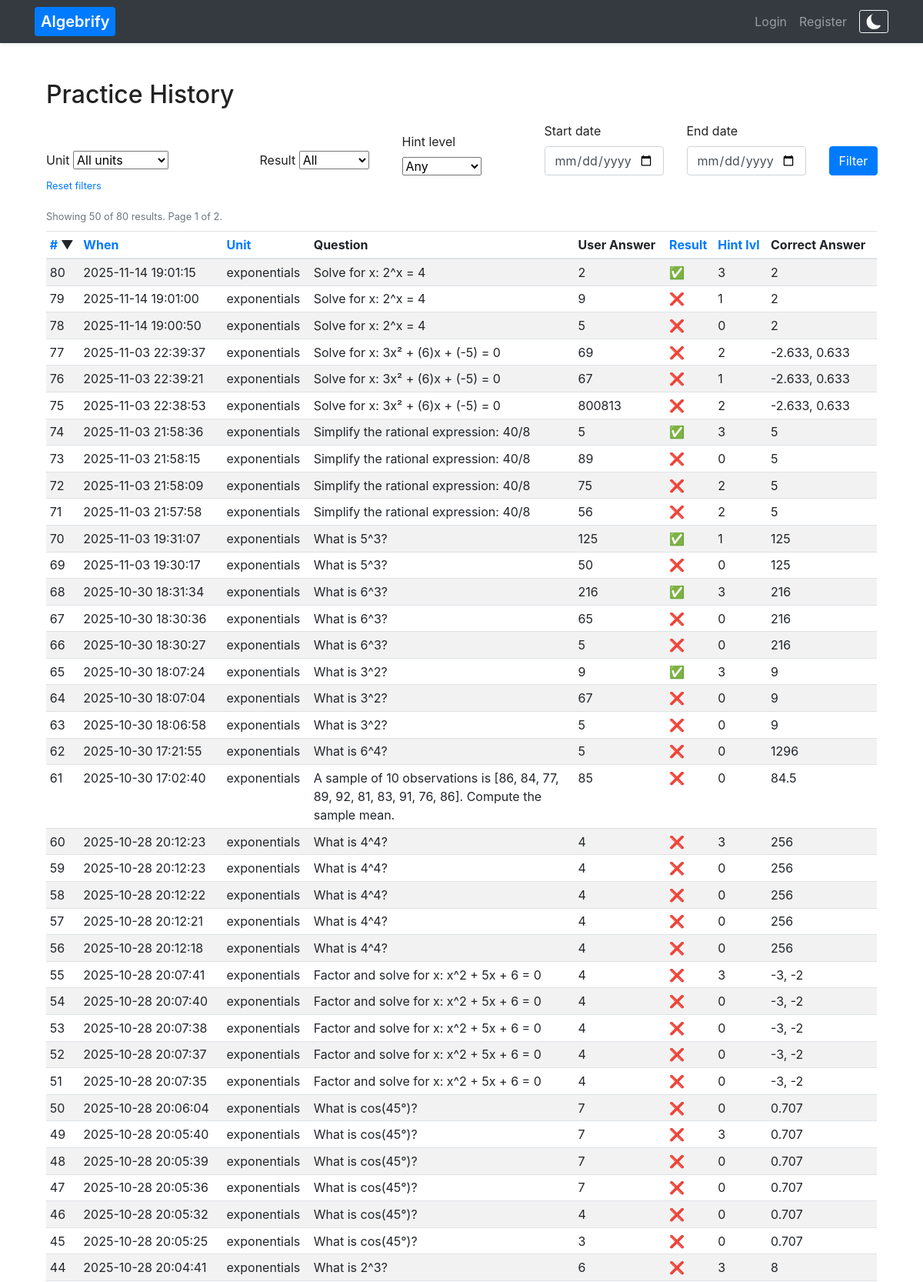
The app's page /history (upper part) with its own data.
### tables this page shows
CREATE TABLE history (
    id INTEGER PRIMARY KEY AUTOINCREMENT,
    user_id TEXT NOT NULL,
    unit TEXT,
    question TEXT,
    user_answer TEXT,
    correct_answer TEXT,
    result BOOLEAN,
    timestamp DATETIME DEFAULT CURRENT_TIMESTAMP
, used_hint INTEGER DEFAULT 0, used_hint_level INTEGER DEFAULT 0);

### app.py (the view, shortened to what this page needs)
@app.route('/history')
def history():
    units = [row['unit'] for row in db.execute("SELECT DISTINCT unit FROM problem_types ORDER BY unit")]
    sortables = {'id', 'timestamp', 'unit', 'result', 'used_hint_level'}
    q_unit = request.args.get('unit', type=str)
    q_result = request.args.get('result', type=str)   # expect "1" or "0"
    q_hint_level = request.args.get('used_hint_level', type=str)  # expect "0","1","2","3"
    q_start = request.args.get('start_date', type=str)  # YYYY-MM-DD
    q_end = request.args.get('end_date', type=str)
    sort_by = request.args.get('sort_by', 'id')
    sort_dir = request.args.get('sort_dir', 'desc').lower()
    page = max(1, request.args.get('page', 1, type=int))
    page_size = 50  # change if you want pagination size
    if sort_by not in sortables:
        sort_by = 'id'
    if sort_dir not in ('asc', 'desc'):
        sort_dir = 'desc'
    where_clauses = []
    params = []
    if "user_id" in session:
        where_clauses.append("user_id = ?")
        params.append(session["user_id"])
    if q_unit:
        where_clauses.append("unit = ?")
        params.append(q_unit)
    if q_result in ("0", "1"):
        where_clauses.append("result = ?")
        params.append(int(q_result))
    if q_start:
        where_clauses.append("DATE(timestamp) >= DATE(?)")
        params.append(q_start)
    if q_end:
        where_clauses.append("DATE(timestamp) <= DATE(?)")
        params.append(q_end)
    where_sql = ("WHERE " + " AND ".join(where_clauses)) if where_clauses else ""
    count_sql = f"SELECT COUNT(*) AS total FROM history {where_sql}"
    try:
        total_row = db.execute(count_sql, *params)
        total = total_row[0]['total'] if total_row else 0
    except Exception:
        total = 0
    offset = (page - 1) * page_size
    sql = (
        "SELECT id, user_id, unit, question, user_answer, correct_answer, result, "
        "COALESCE(used_hint, 0) AS used_hint, COALESCE(used_hint_level, 0) AS used_hint_level, timestamp "
        f"FROM history {where_sql} "
        f"ORDER BY {sort_by} {sort_dir} "
        f"LIMIT ? OFFSET ?"
    )
    final_params = params + [page_size, offset]
    try:
        rows = db.execute(sql, *final_params)
    except Exception:
        rows = []
    def build_query(**overrides):
        args = {
            'unit': q_unit or '',
            'result': q_result or '',
            'used_hint_level': q_hint_level or '',
            'start_date': q_start or '',
            'end_date': q_end or '',
            'sort_by': sort_by,
            'sort_dir': sort_dir,
            'page': page
        }
        args.update(overrides)
        return "&".join(f"{k}={v}" for k, v in args.items() if v not in (None, '', []))
    total_pages = max(1, (total + page_size - 1) // page_size)
    return render_template(
        'history.html',
        rows=rows,
        units=units,
        filters={
            'unit': q_unit,
            'result': q_result,
            'used_hint_level': q_hint_level,
            'start_date': q_start,
            'end_date': q_end
        },
        sort_by=sort_by,
        sort_dir=sort_dir,
        build_query=build_query,
        page=page,
        total=total,
        total_pages=total_pages
    )

### templates/history.html (shortened to what this page needs)
{% extends "layout.html" %}
{% block main %}
<div class="container mt-4">
	<h2 class="mb-3">Practice History</h2>
	<form method="GET" action="/history" class="row g-2 align-items-end mb-3">
		<div class="col-md-3">
			<label class="form-label">Unit</label>
			<select name="unit" class="form-select">
				<option value="">All units</option>
			</select>
		</div>
		<div class="col-md-2">
			<label class="form-label">Result</label>
			<select name="result" class="form-select">
				<option value="">All</option>
			</select>
		</div>
		<div class="col-md-2">
			<label class="form-label">Hint level</label>
			<select name="used_hint_level" class="form-select">
				<option value="">Any</option>
			</select>
		</div>
		<div class="col-md-2">
			<label class="form-label">Start date</label>
			<input type="date" name="start_date" class="form-control" value="{{ filters.start_date or '' }}">
		</div>
		<div class="col-md-2">
			<label class="form-label">End date</label>
			<input type="date" name="end_date" class="form-control" value="{{ filters.end_date or '' }}">
		</div>
		<div class="col-md-1 d-grid">
			<button type="submit" class="btn btn-primary">Filter</button>
		</div>
		<div class="col-12">
			<a href="/history" class="small">Reset filters</a>
		</div>
	</form>
	<div class="mb-2">
		<small class="text-muted">Showing {{ rows|length }} of {{ total }} results. Page {{ page }} of {{ total_pages
			}}.</small>
	</div>
	<div class="table-responsive">
		<table class="table table-sm table-striped">
			<thead>
				<tr>
					{% macro sort_link(col, title) -%}
					{%- set dir = 'asc' if sort_by != col or sort_dir == 'desc' else 'desc' -%}
					<a href="/history?{{ build_query(sort_by=col, sort_dir=dir, page=1) }}">{{ title }}</a>
					{%- if sort_by == col -%}
					{% if sort_dir == 'asc' %} ▲ {% else %} ▼ {% endif %}
					{%- endif -%}
					{%- endmacro %}
					<th>{{ sort_link('id','#') }}</th>
					<th>{{ sort_link('timestamp','When') }}</th>
					<th>{{ sort_link('unit','Unit') }}</th>
					<th>Question</th>
					<th>User Answer</th>
					<th>{{ sort_link('result','Result') }}</th>
					<th>{{ sort_link('used_hint_level','Hint lvl') }}</th>
					<th>Correct Answer</th>
				</tr>
			</thead>
			<tbody>
				{% for r in rows %}
				<tr>
					<td>{{ r.id }}</td>
					<td>{{ r.timestamp }}</td>
					<td>{{ r.unit }}</td>
					<td style="max-width: 320px; white-space:pre-wrap;">{{ r.question }}</td>
					<td style="max-width: 200px; white-space:pre-wrap;">{{ r.user_answer }}</td>
					<td>{% if r.result %}✅{% else %}❌{% endif %}</td>
					<td>{{ r.used_hint_level or 0 }}</td>
					<td style="max-width:200px; white-space:pre-wrap;">{{ r.correct_answer }}</td>
				</tr>
				{% else %}
				<tr>
					<td colspan="8" class="text-center text-muted">No entries found for those filters.</td>
				</tr>
				{% endfor %}
			</tbody>
		</table>
	</div>
</div>
{% endblock %}

### static/style.css (style rules this page uses)
:root { --bg: #ffffff; --text: #222; --muted: #6c757d; --card-bg: #ffffff; --brand: #007bff; }
body { background: var(--bg); color: var(--text); font-family: -apple-system, BlinkMacSystemFont, "Segoe UI", Roboto, "Helvetica Neue", Arial; }
html, body, .container, .card, .form-control { transition: background-color 150ms linear, color 150ms linear, border-color 150ms linear; }

### records on screen
history: id "80", timestamp "2025-11-14 19:01:15", unit "exponentials", question "Solve for x: 2^x = 4", user_answer "2", used_hint_level "3", correct_answer "2"
history: id "79", timestamp "2025-11-14 19:01:00", unit "exponentials", question "Solve for x: 2^x = 4", user_answer "9", used_hint_level "1", correct_answer "2"
history: id "78", timestamp "2025-11-14 19:00:50", unit "exponentials", question "Solve for x: 2^x = 4", user_answer "5", used_hint_level "0", correct_answer "2"
history: id "77", timestamp "2025-11-03 22:39:37", unit "exponentials", question "Solve for x: 3x² + (6)x + (-5) = 0", user_answer "69", used_hint_level "2", correct_answer "-2.633, 0.633"
history: id "76", timestamp "2025-11-03 22:39:21", unit "exponentials", question "Solve for x: 3x² + (6)x + (-5) = 0", user_answer "67", used_hint_level "1", correct_answer "-2.633, 0.633"
history: id "75", timestamp "2025-11-03 22:38:53", unit "exponentials", question "Solve for x: 3x² + (6)x + (-5) = 0", user_answer "800813", used_hint_level "2", correct_answer "-2.633, 0.633"
history: id "74", timestamp "2025-11-03 21:58:36", unit "exponentials", question "Simplify the rational expression: 40/8", user_answer "5", used_hint_level "3", correct_answer "5"
history: id "73", timestamp "2025-11-03 21:58:15", unit "exponentials", question "Simplify the rational expression: 40/8", user_answer "89", used_hint_level "0", correct_answer "5"
history: id "72", timestamp "2025-11-03 21:58:09", unit "exponentials", question "Simplify the rational expression: 40/8", user_answer "75", used_hint_level "2", correct_answer "5"
history: id "71", timestamp "2025-11-03 21:57:58", unit "exponentials", question "Simplify the rational expression: 40/8", user_answer "56", used_hint_level "2", correct_answer "5"
history: id "70", timestamp "2025-11-03 19:31:07", unit "exponentials", question "What is 5^3?", user_answer "125", used_hint_level "1", correct_answer "125"
history: id "69", timestamp "2025-11-03 19:30:17", unit "exponentials", question "What is 5^3?", user_answer "50", used_hint_level "0", correct_answer "125"
history: id "68", timestamp "2025-10-30 18:31:34", unit "exponentials", question "What is 6^3?", user_answer "216", used_hint_level "3", correct_answer "216"
history: id "67", timestamp "2025-10-30 18:30:36", unit "exponentials", question "What is 6^3?", user_answer "65", used_hint_level "0", correct_answer "216"
history: id "66", timestamp "2025-10-30 18:30:27", unit "exponentials", question "What is 6^3?", user_answer "5", used_hint_level "0", correct_answer "216"
history: id "65", timestamp "2025-10-30 18:07:24", unit "exponentials", question "What is 3^2?", user_answer "9", used_hint_level "3", correct_answer "9"
history: id "64", timestamp "2025-10-30 18:07:04", unit "exponentials", question "What is 3^2?", user_answer "67", used_hint_level "0", correct_answer "9"
history: id "63", timestamp "2025-10-30 18:06:58", unit "exponentials", question "What is 3^2?", user_answer "5", used_hint_level "0", correct_answer "9"
history: id "62", timestamp "2025-10-30 17:21:55", unit "exponentials", question "What is 6^4?", user_answer "5", used_hint_level "0", correct_answer "1296"
history: id "61", timestamp "2025-10-30 17:02:40", unit "exponentials", question "A sample of 10 observations is [86, 84, 77, 89, 92, 81, 83, 91, 76, 86]. Compute the sample mean.", user_answer "85", used_hint_level "0", correct_answer "84.5"
history: id "60", timestamp "2025-10-28 20:12:23", unit "exponentials", question "What is 4^4?", user_answer "4", used_hint_level "3", correct_answer "256"
history: id "59", timestamp "2025-10-28 20:12:23", unit "exponentials", question "What is 4^4?", user_answer "4", used_hint_level "0", correct_answer "256"
history: id "58", timestamp "2025-10-28 20:12:22", unit "exponentials", question "What is 4^4?", user_answer "4", used_hint_level "0", correct_answer "256"
history: id "57", timestamp "2025-10-28 20:12:21", unit "exponentials", question "What is 4^4?", user_answer "4", used_hint_level "0", correct_answer "256"
history: id "56", timestamp "2025-10-28 20:12:18", unit "exponentials", question "What is 4^4?", user_answer "4", used_hint_level "0", correct_answer "256"
history: id "55", timestamp "2025-10-28 20:07:41", unit "exponentials", question "Factor and solve for x: x^2 + 5x + 6 = 0", user_answer "4", used_hint_level "3", correct_answer "-3, -2"
history: id "54", timestamp "2025-10-28 20:07:40", unit "exponentials", question "Factor and solve for x: x^2 + 5x + 6 = 0", user_answer "4", used_hint_level "0", correct_answer "-3, -2"
history: id "53", timestamp "2025-10-28 20:07:38", unit "exponentials", question "Factor and solve for x: x^2 + 5x + 6 = 0", user_answer "4", used_hint_level "0", correct_answer "-3, -2"
history: id "52", timestamp "2025-10-28 20:07:37", unit "exponentials", question "Factor and solve for x: x^2 + 5x + 6 = 0", user_answer "4", used_hint_level "0", correct_answer "-3, -2"
history: id "51", timestamp "2025-10-28 20:07:35", unit "exponentials", question "Factor and solve for x: x^2 + 5x + 6 = 0", user_answer "4", used_hint_level "0", correct_answer "-3, -2"
history: id "50", timestamp "2025-10-28 20:06:04", unit "exponentials", question "What is cos(45°)?", user_answer "7", used_hint_level "0", correct_answer "0.707"
history: id "49", timestamp "2025-10-28 20:05:40", unit "exponentials", question "What is cos(45°)?", user_answer "7", used_hint_level "3", correct_answer "0.707"
history: id "48", timestamp "2025-10-28 20:05:39", unit "exponentials", question "What is cos(45°)?", user_answer "7", used_hint_level "0", correct_answer "0.707"
history: id "47", timestamp "2025-10-28 20:05:36", unit "exponentials", question "What is cos(45°)?", user_answer "7", used_hint_level "0", correct_answer "0.707"
history: id "46", timestamp "2025-10-28 20:05:32", unit "exponentials", question "What is cos(45°)?", user_answer "4", used_hint_level "0", correct_answer "0.707"
history: id "45", timestamp "2025-10-28 20:05:25", unit "exponentials", question "What is cos(45°)?", user_answer "3", used_hint_level "0", correct_answer "0.707"
history: id "44", timestamp "2025-10-28 20:04:41", unit "exponentials", question "What is 2^3?", user_answer "6", used_hint_level "3", correct_answer "8"

### other values on screen
{{ rows|length }} "50"
{{ total }} "80"
{{ page }} "1"
{{ total_pages }} "2"
{{ title }} "# When Unit Result Hint lvl"
